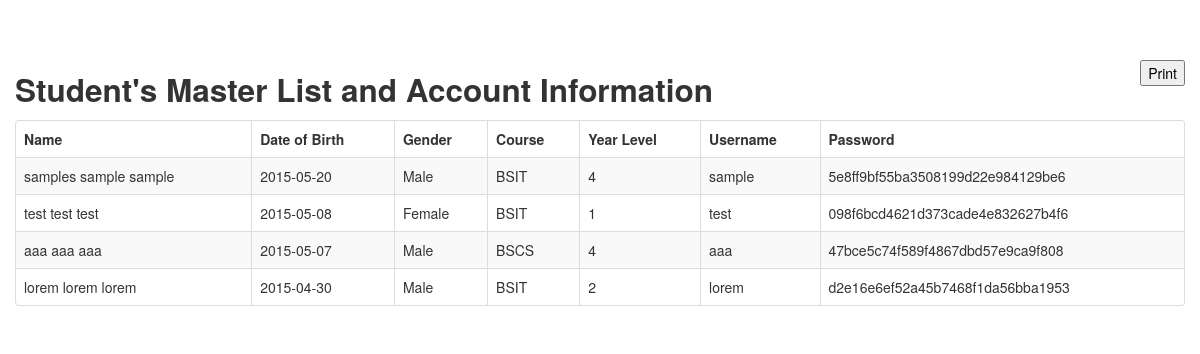
/admin/students/report.php, run on an earlier commit of the app's database.
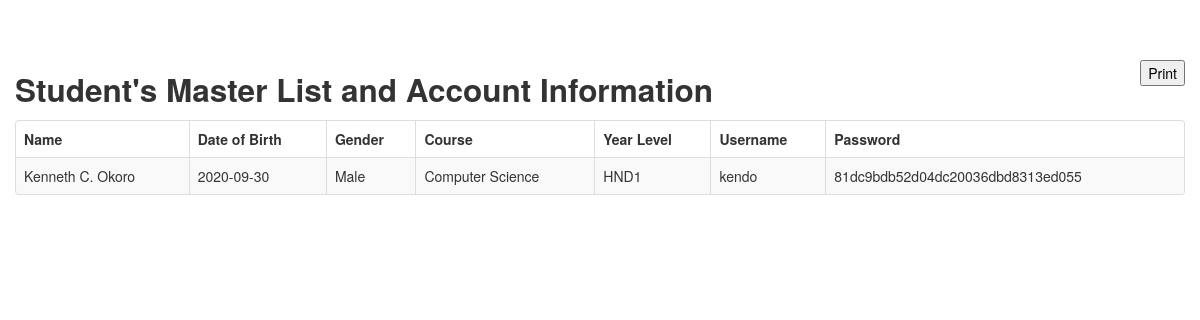
And on a later commit of the database.
### tables this page shows
CREATE TABLE IF NOT EXISTS `tbl_user` (
  `user_Id` int(11) NOT NULL auto_increment,
  `fname` varchar(255) default NULL,
  `mname` varchar(255) default NULL,
  `lname` varchar(255) default NULL,
  `dob` date default NULL,
  `gender` varchar(255) default NULL,
  `course` varchar(255) default NULL,
  `yrlvl` varchar(255) default NULL,
  `username` varchar(255) default NULL,
  `password` varchar(255) default NULL,
  PRIMARY KEY  (`user_Id`)
);

### admin/students/report.php (the view, shortened to what this page needs)
<!DOCTYPE html>
<html>
<head>
	    <link href="../../bootstrap/css/bootstrap.min.css" rel="stylesheet" media="screen">
        <link href="../../bootstrap/css/bootstrap-responsive.min.css" rel="stylesheet" media="screen">
</head>
<body>
<div class="container" style="margin:5% auto;">
	 <button class='pull-right'onclick=window.print() id='print-button'>Print</button>
	 <h2>Student's Master List and Account Information</h2>
	  <table class="table table-striped table-bordered" id="example2">
                                        <thead>
                                        <tr>
                                            <th>Name</th>
                                            <th>Date of Birth</th>
                                            <th>Gender</th>
                                            <th>Course</th>
                                            <th>Year Level</th>
                                            <th>Username</th>
                                            <th>Password</th>
                                        </tr>
                                    </thead>
                                    <tbody>
                                      <?php
                                        $sql = "SELECT * FROM `tbl_user` ";
                                        $run = mysql_query($sql);
                                        while($row=mysql_fetch_array($run)){
                                            echo '<tr class="odd gradeX" id="rec">';?>
                                           <?php
                                            echo "<td>".$row['fname']." ".$row['mname']." ".$row['lname']."</td>";
                                            echo "<td>".$row['dob']."</td>";
                                            echo "<td>".$row['gender']."</td>";
                                            echo "<td>".$row['course']."</td>";
                                            echo "<td>".$row['yrlvl']."</td>";
                                            echo "<td>".$row['username']."</td>";
                                            echo "<td>".$row['password']."</td>";
                                            echo "</tr>";
                                        }
                                        ?>
                                    </tbody>
                                    </table>
</div>
</body>
</html>

What changed in the data, as far as the page shows it:
removed tbl_user: fname "samples", mname "sample", lname "sample", dob "2015-05-20", gender "Male", course "BSIT", yrlvl "4", username "sample", password "5e8ff9bf55ba3508199d22e984129be6"
removed tbl_user: fname "test", mname "test", lname "test", dob "2015-05-08", gender "Female", course "BSIT", yrlvl "1", username "test", password "098f6bcd4621d373cade4e832627b4f6"
removed tbl_user: fname "aaa", mname "aaa", lname "aaa", dob "2015-05-07", gender "Male", course "BSCS", yrlvl "4", username "aaa", password "47bce5c74f589f4867dbd57e9ca9f808"
removed tbl_user: fname "lorem", mname "lorem", lname "lorem", dob "2015-04-30", gender "Male", course "BSIT", yrlvl "2", username "lorem", password "d2e16e6ef52a45b7468f1da56bba1953"
added tbl_user: fname "Kenneth", mname "C.", lname "Okoro", dob "2020-09-30", gender "Male", course "Computer Science", yrlvl "HND1", username "kendo", password "81dc9bdb52d04dc20036dbd8313ed055"
